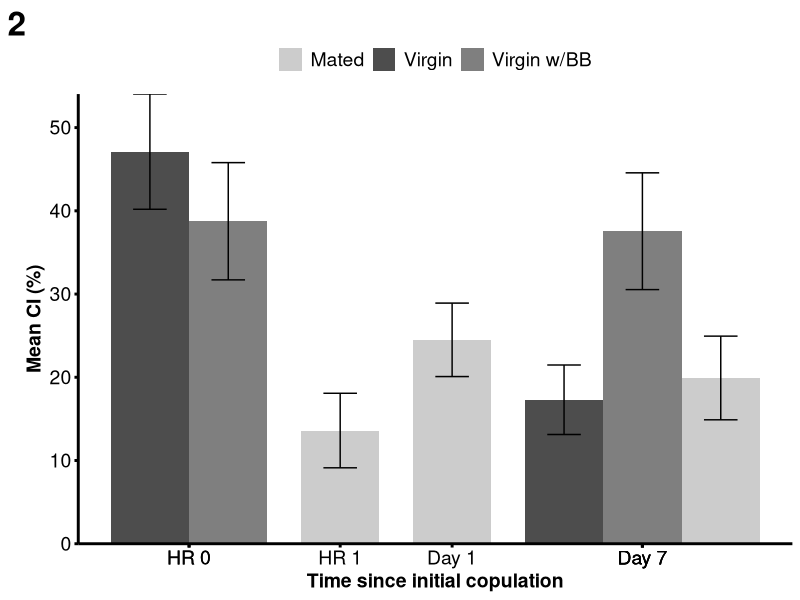
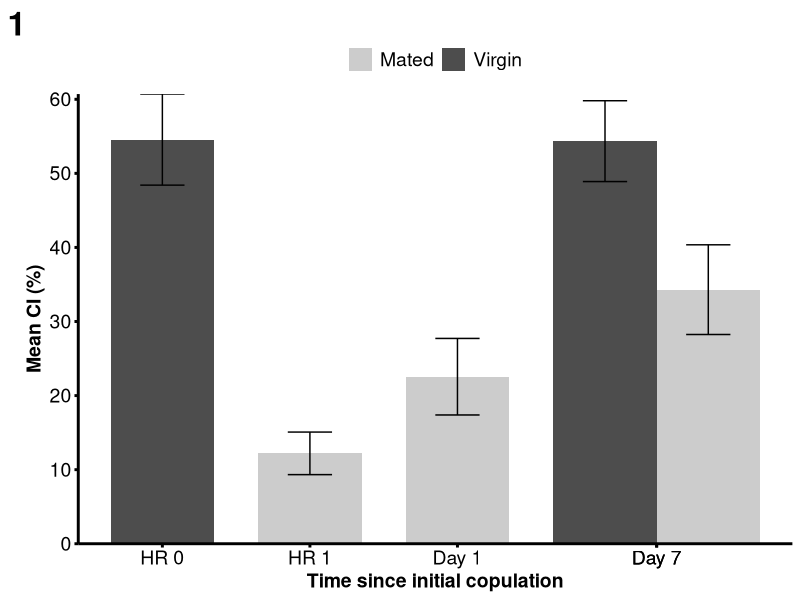

Recreate these plots in R, in order.
############################################## Script for SA analyses  #######################################################

#Analyzes sexual attractiveness data for D. suzukii & D. biarmipes
#Runs ANOVA, Tukey post-hoc test

#################################################################################################################################################

######## Set-up ########

#set working directory
setwd("C:/Users/rclar/Dropbox/McRobert Lab/Suzukii Paper/D_suzukii_behav")
getwd()

remove(list = ls())

#load libraries
library(tidyverse) #v.2.0.0
library(RColorBrewer) #v.1.1.3

#read in data
SA_data <- read_csv("SA_TidyData.csv", col_names = TRUE)

#################################################################################################################################################

######## Format data ########

#remove NAs
SA_data_clean <- SA_data[which(SA_data$Courtship_Index_arcsine!='NA'),]

#subset to each species
DS <- SA_data_clean[which(SA_data_clean$Species=='Drosophila_suzukii'),]
DB <- SA_data_clean[which(SA_data_clean$Species=='Drosophila_biarmipes'),]

#################################################################################################################################################

######## D suzukii analyses ########

#### anova ####
DS_SA_anova <- aov(Courtship_Index_arcsine ~ Test, data = DS)
DS_SA_Tukey <- TukeyHSD(DS_SA_anova)

#### means, SD & SE #####
#virgins 3-5 days w/out blueberry
DS_V35_NBB <- DS[which(DS$Test=='DS_V3-5_NBB'),] #subset dataframe
DS_V35_NBB_mean <- mean(DS_V35_NBB$`Courtship_Index_%`) #calculate mean
DS_V35_NBB_SD <- sd(DS_V35_NBB$`Courtship_Index_%`) #calculate SD
DS_V35_NBB_SE <- DS_V35_NBB_SD/sqrt(20) #calculate SE

#virgins 10-12 days w/out blueberry
DS_V1012_NBB <- DS[which(DS$Test=='DS_V10-12_NBB'),]
DS_V1012_NBB_mean <- mean(DS_V1012_NBB$`Courtship_Index_%`)
DS_V1012_NBB_SD <- sd(DS_V1012_NBB$`Courtship_Index_%`)
DS_V1012_NBB_SE <- DS_V1012_NBB_SD/sqrt(20)

#virgins 3-5 days w/blueberry
DS_V35_BB <- DS[which(DS$Test=='DS_V3-5_BB'),]
DS_V35_BB_mean <- mean(DS_V35_BB$`Courtship_Index_%`)
DS_V35_BB_SD <- sd(DS_V35_BB$`Courtship_Index_%`)
DS_V35_BB_SE <- DS_V35_BB_SD/sqrt(20)

#virgins 10-12 days w/blueberry
DS_V1012_BB <- DS[which(DS$Test=='DS_V10-12_BB'),]
DS_V1012_BB_mean <- mean(DS_V1012_BB$`Courtship_Index_%`)
DS_V1012_BB_SD <- sd(DS_V1012_BB$`Courtship_Index_%`)
DS_V1012_BB_SE <- DS_V1012_BB_SD/sqrt(20)

#mated 1-hr post-mating w/blueberry (females 3-5 days old)
DS_PM1_BB <- DS[which(DS$Test=='DS_PM1_BB'),]
DS_PM1_BB_mean <- mean(DS_PM1_BB$`Courtship_Index_%`)
DS_PM1_BB_SD <- sd(DS_PM1_BB$`Courtship_Index_%`)
DS_PM1_BB_SE <- DS_PM1_BB_SD/sqrt(20)

#mated 1-day post-mating w/blueberry (females 4-6 days old)
DS_PM24_BB <- DS[which(DS$Test=='DS_PM24_BB'),]
DS_PM24_BB_mean <- mean(DS_PM24_BB$`Courtship_Index_%`)
DS_PM24_BB_SD <- sd(DS_PM24_BB$`Courtship_Index_%`)
DS_PM24_BB_SE <- DS_PM24_BB_SD/sqrt(20)

#mated 7 days post-mating w/blueberry (females 10-12 days old)
DS_PM168_BB <- DS[which(DS$Test=='DS_PM168_BB'),]
DS_PM168_BB_mean <- mean(DS_PM168_BB$`Courtship_Index_%`)
DS_PM168_BB_SD <- sd(DS_PM168_BB$`Courtship_Index_%`)
DS_PM168_BB_SE <- DS_PM168_BB_SD/sqrt(20)

#### summarize results ####
#create vectors with means, SDs, etc.
DS_mean <- c(DS_V35_NBB_mean, DS_V35_BB_mean, DS_PM1_BB_mean, DS_PM24_BB_mean, 
             DS_V1012_NBB_mean, DS_V1012_BB_mean, DS_PM168_BB_mean) #pull means into one vector
DS_SD <- c(DS_V35_NBB_SD, DS_V35_BB_SD, DS_PM1_BB_SD, DS_PM24_BB_SD, DS_V1012_NBB_SD, 
           DS_V1012_BB_SD, DS_PM168_BB_SD) #pull SDs into one vector
DS_SE <- c(DS_V35_NBB_SE, DS_V35_BB_SE, DS_PM1_BB_SE, DS_PM24_BB_SE, DS_V1012_NBB_SE, 
           DS_V1012_BB_SE, DS_PM168_BB_SE) #pull SEs into one vector
Time_Point <- c("HR 0", "HR 0", "HR 1", "Day 1", "Day 7", "Day 7", "Day 7")
Status <- c("Virgin", "Virgin w/BB", "Mated", "Mated", "Virgin", "Virgin w/BB", "Mated") #order should match those of mean, SD & SE vectors

#cat vectors into one dataframe
DS_sum <- data.frame(Time_Point, Status, DS_mean, DS_SD, DS_SE)

#################################################################################################################################################

######## D biarmipes analyses ########

#### anova ####
DB_SA_anova <- aov(Courtship_Index_arcsine ~ Test, data = DB)
DB_SA_Tukey <- TukeyHSD(DB_SA_anova)

#### means, SD & SE #####
#virgins 3-5 days w/out blueberry
DB_V35_NBB <- DB[which(DB$Test=='DB_V3-5_NBB'),] #subset dataframe
DB_V35_NBB_mean <- mean(DB_V35_NBB$`Courtship_Index_%`) #calculate mean
DB_V35_NBB_SD <- sd(DB_V35_NBB$`Courtship_Index_%`) #calculate SD
DB_V35_NBB_SE <- DB_V35_NBB_SD/sqrt(20) #calculate SE

#virgins 10-12 days/wout blueberry
DB_V1012_NBB <- DB[which(DB$Test=='DB_V10-12_NBB'),]
DB_V1012_NBB_mean <- mean(DB_V1012_NBB$`Courtship_Index_%`)
DB_V1012_NBB_SD <- sd(DB_V1012_NBB$`Courtship_Index_%`)
DB_V1012_NBB_SE <- DB_V1012_NBB_SD/sqrt(20)

#mated 1-hr post-mating w/out blueberry (females 3-5 days old)
DB_PM1_NBB <- DB[which(DB$Test=='DB_PM1_NBB'),]
DB_PM1_NBB_mean <- mean(DB_PM1_NBB$`Courtship_Index_%`)
DB_PM1_NBB_SD <- sd(DB_PM1_NBB$`Courtship_Index_%`)
DB_PM1_NBB_SE <- DB_PM1_NBB_SD/sqrt(20)

#mated 24-hrs post-mating w/out blueberry (females 4-6 days old)
DB_PM24_NBB <- DB[which(DB$Test=='DB_PM24_NBB'),]
DB_PM24_NBB_mean <- mean(DB_PM24_NBB$`Courtship_Index_%`)
DB_PM24_NBB_SD <- sd(DB_PM24_NBB$`Courtship_Index_%`)
DB_PM24_NBB_SE <- DB_PM24_NBB_SD/sqrt(20)

#mated 168-hrs post-mating w/out blueberry (females 10-12 days old)
DB_PM168_NBB <- DB[which(DB$Test=='DB_PM168_NBB'),]
DB_PM168_NBB_mean <- mean(DB_PM168_NBB$`Courtship_Index_%`)
DB_PM168_NBB_SD <- sd(DB_PM168_NBB$`Courtship_Index_%`)
DB_PM168_NBB_SE <- DB_PM168_NBB_SD/sqrt(20)

#### summarize results ####
#create vectors with means, SDs, etc.
DB_mean <- c(DB_V35_NBB_mean, DB_PM1_NBB_mean, DB_PM24_NBB_mean, 
             DB_V1012_NBB_mean, DB_PM168_NBB_mean) #pull means into one vector
DB_SD <- c(DB_V35_NBB_SD, DB_PM1_NBB_SD, DB_PM24_NBB_SD, DB_V1012_NBB_SD, 
           DB_PM168_NBB_SD) #pull SDs into one vector
DB_SE <- c(DB_V35_NBB_SE, DB_PM1_NBB_SE, DB_PM24_NBB_SE, DB_V1012_NBB_SE, 
           DB_PM168_NBB_SE) #pull SEs into one vector
Time_Point <- c("HR 0", "HR 1", "Day 1", "Day 7", "Day 7")
Status <- c("Virgin", "Mated", "Mated", "Virgin", "Mated") #order should match those of mean, SD & SE vectors

#cat vectors into one dataframe
DB_sum <- data.frame(Time_Point, Status, DB_mean, DB_SD, DB_SE)

#################################################################################################################################################

######## Visualize data ########

#assign bar width
bar_width <- 0.7

#### D suzukii plot ####
#assign bar positions
DS_sum$center <- c(1.65, 1.65, 3, 4, 5.7, 5.7, 5.7) #set breaks on x-axis (set so that consistent break between each "group" of bars)
DS_sum$pos <- c(1.3, 2, 3, 4, 5, 5.7, 6.4) #set position of each bar

#D suzukii bar plot
DSplot <- ggplot(data = DS_sum, aes(x= pos, y = DS_mean, fill = Status)) + 
  geom_col(position = "identity", size = 0.3, width = bar_width) + 
  geom_errorbar(aes(ymin = DS_mean - DS_SE, ymax = DS_mean + DS_SE), width = 0.3)
DSplot_annotated <- DSplot + labs(x = "Time since initial copulation", y = "Mean CI (%)") + 
  theme_bw() + scale_x_continuous(breaks = DS_sum$center, labels = DS_sum$Time_Point) + 
  scale_y_continuous(expand = c(0,0)) + scale_fill_manual(values = c("gray80", "gray30", "gray50")) + labs(tag = "2") + 
  theme(panel.border = element_blank(), panel.grid.major = element_blank(), panel.grid.minor = element_blank(),
        axis.line = element_line(size = 1), axis.ticks = element_line(color = "black", size = 1),
        axis.text = element_text(size = 14, color = "black"), axis.title = element_text(size = 14, face = "bold"), 
        legend.position = "top", legend.text = element_text(size = 14), 
        legend.title = element_blank(), plot.tag = element_text(size = 24, color = "black", face = "bold"))
DSplot_annotated

#### D biarmipes plot ####
#assign bar positions
DB_sum$center <- c(1, 2, 3, 4.35, 4.35) #set breaks on x-axis (set so that consistent break between each "group" of bars)
DB_sum$pos <- c(1, 2, 3, 4, 4.7) #set position of each bar

#D biarmipies bar plot
DBplot <- ggplot(data = DB_sum, aes(x = pos, y = DB_mean, fill = Status)) + 
  geom_col(position = "identity", size = 0.3, width = bar_width) + 
  geom_errorbar(aes(ymin = DB_mean - DB_SE, ymax = DB_mean + DB_SE), width = 0.3)
DBplot_annotated <- DBplot + labs(x = "Time since initial copulation", y = "Mean CI (%)") + 
  theme_bw() + scale_x_continuous(breaks = DB_sum$center, labels = DB_sum$Time_Point) + 
  scale_y_continuous(expand = c(0,0)) + scale_fill_manual(values = c("gray80", "gray30")) + labs(tag = "1") + 
  theme(panel.border = element_blank(), panel.grid.major = element_blank(), panel.grid.minor = element_blank(),
        axis.line = element_line(size = 1), axis.ticks = element_line(color = "black", size = 1),
        axis.text = element_text(size = 14, color = "black"), axis.title = element_text(size = 14, face = "bold"), 
        legend.position = "top", legend.text = element_text(size = 14), 
        legend.title = element_blank(), plot.tag = element_text(size = 24, color = "black", face = "bold"))
DBplot_annotated

#save as eps files for publication
ggsave("DS_SA.eps", plot = DSplot_annotated, width = 110, height = 120, units = "mm")
ggsave("DB_SA.eps", plot = DBplot_annotated, width = 100, height = 120, units = "mm")
